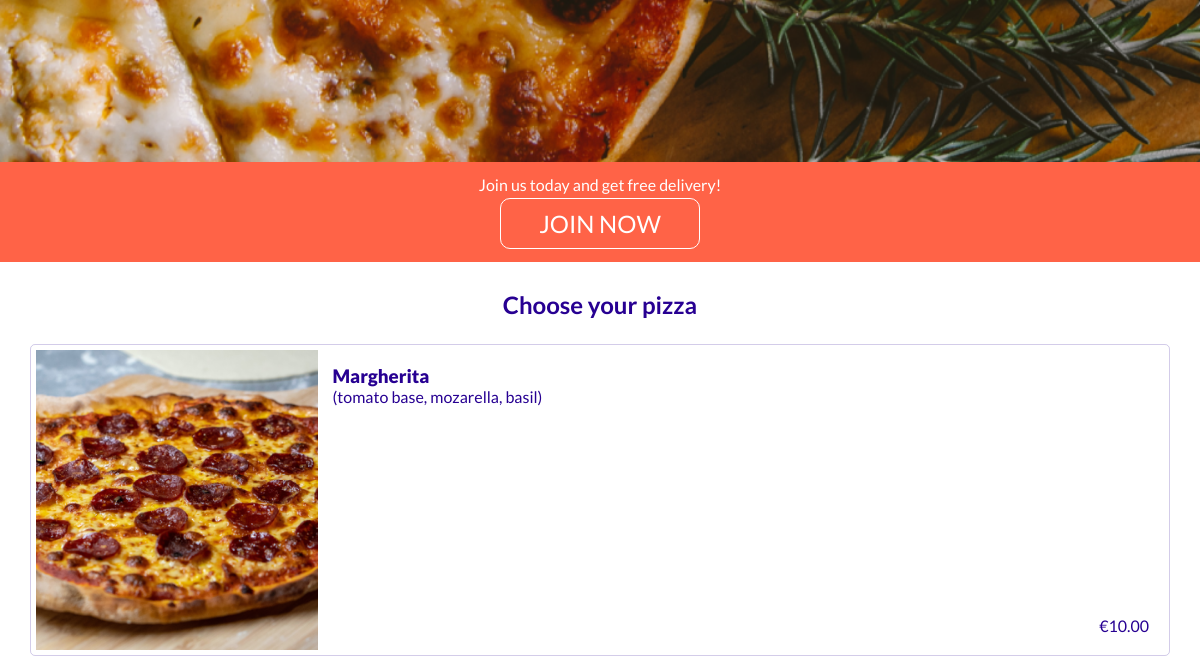
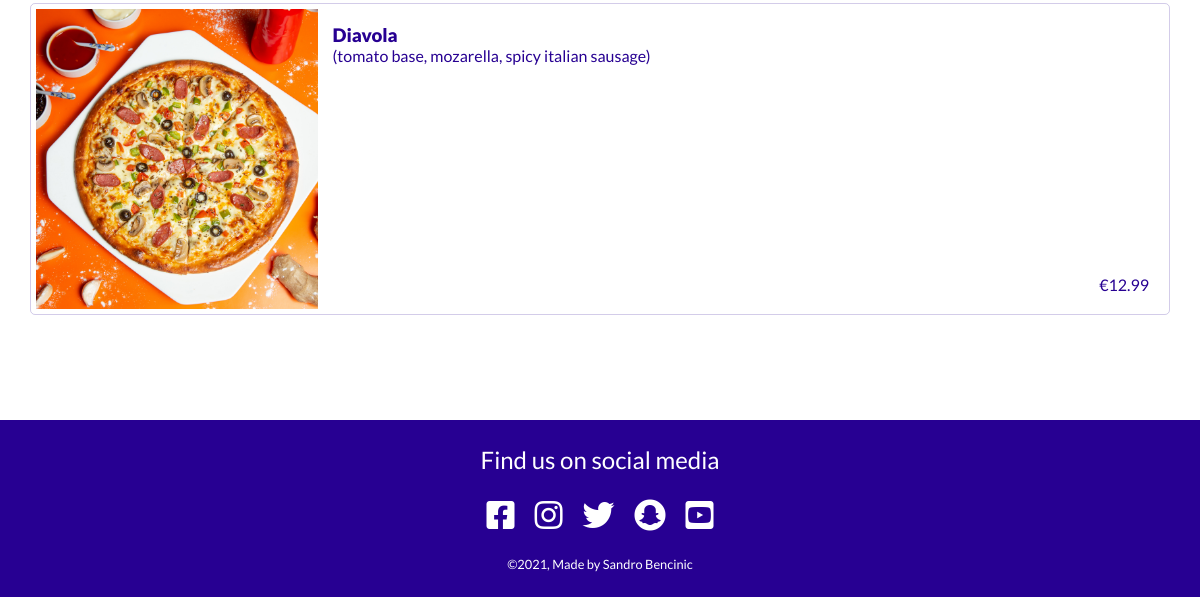
Page /product/menu/ (lower part) on the earlier database version (2 pictures, top to bottom).
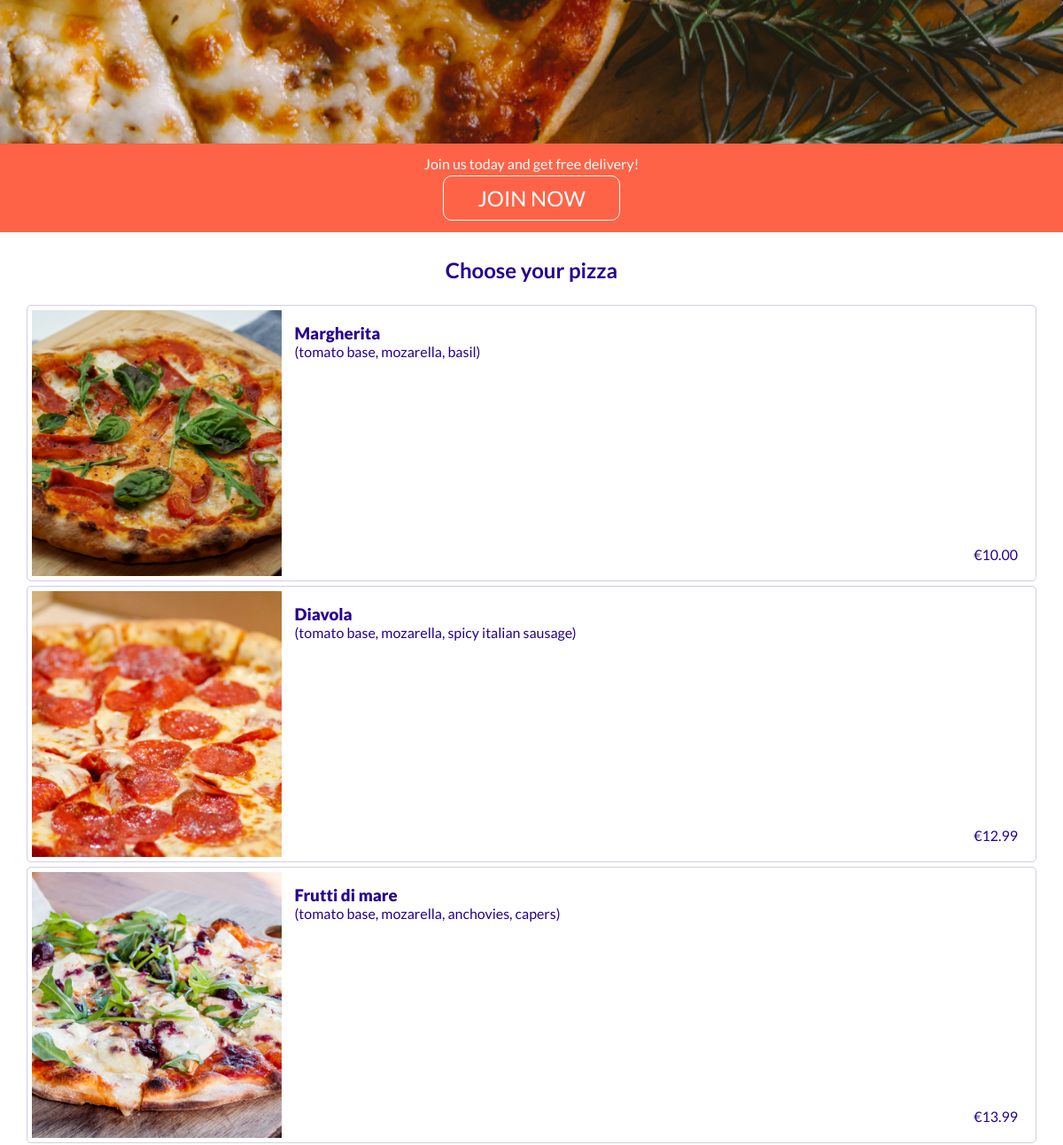
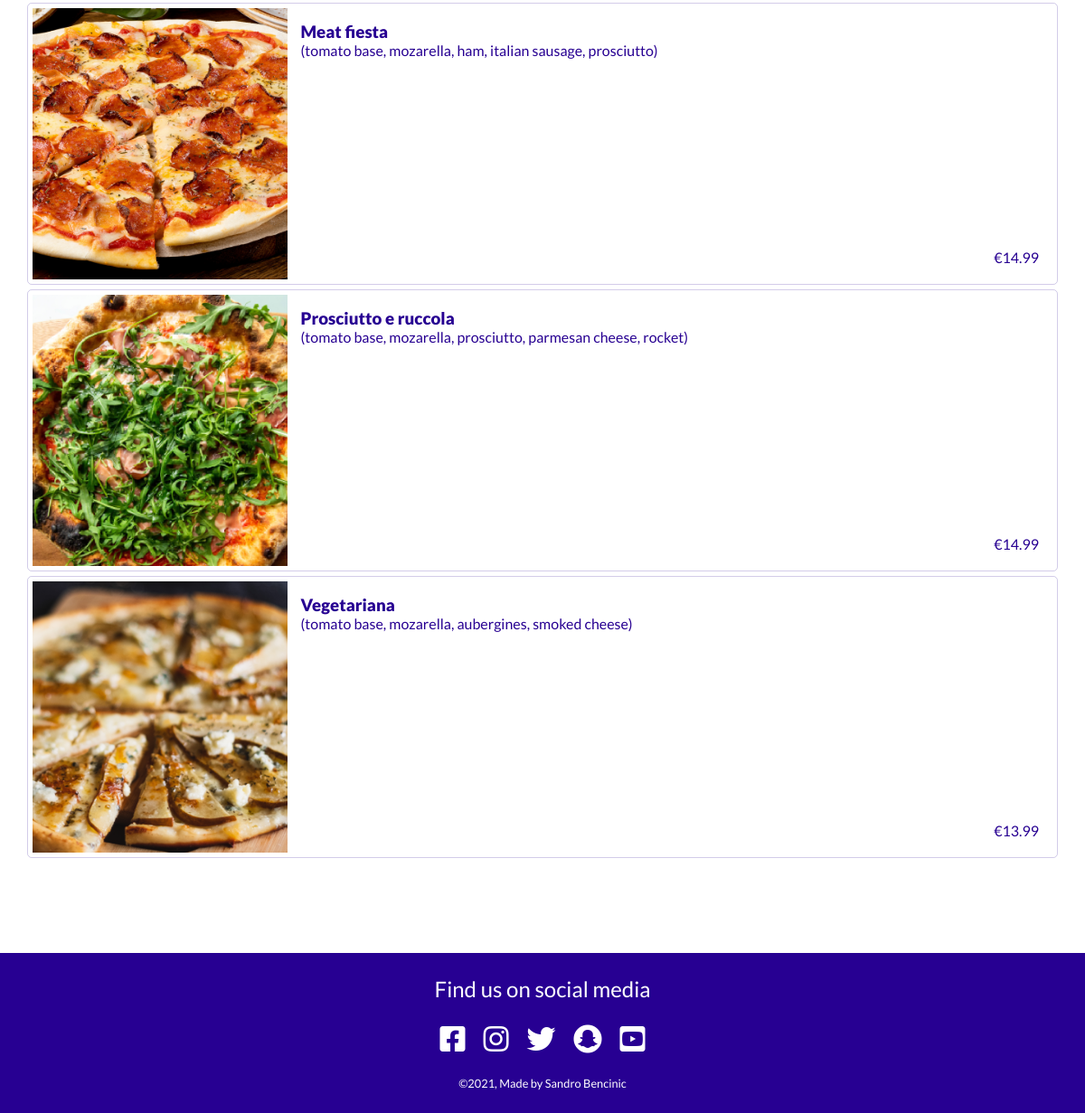
Same page on the later database version (2 pictures, top to bottom).
### product/models.py (models this page shows, shortened)
class Item(models.Model):
    name = models.CharField(max_length=50)
    ingredients = models.CharField(max_length=100)
    price = models.DecimalField(max_digits=10, decimal_places=2)
    image = models.ImageField(null=True, blank=True)

### product/views.py (the view, shortened to what this page needs)
# urls.py: path('menu/', menu, name='menu'),
def menu(request):
    items = Item.objects.all()
    query = None
    context = {
        'items': items,
        'show_bag': True
    }
    return render(request, 'product/menu.html', context)

### order/contexts.py (called while the page is built, shortened)
def contexts(request):
    bag_items = []
    grand_total = 0
    if request.user.is_authenticated:
        delivery_fee = 0
    else:
        delivery_fee = 2
    grand_total += delivery_fee
    order_time = None
    bag = request.session.get('bag', {})
    context = {
        'bag_items': bag_items,
        'grand_total': grand_total,
        'order_time': order_time,
        'delivery_fee': delivery_fee,
    }
    return context

### product/templates/product/menu.html (shortened to what this page needs)
{% extends 'base.html' %}
{% load static %}
{% block content %}
    <img class="bg-main" src="{% static 'images/bg-main-mobile.webp' %}" alt="pizza on wooden table - top perspective">
    {% if user.is_anonymous %}
        <div class="subscribe">
            <p class="subscribe__text">Join us today and get free delivery!</p>
            <a href="{% url 'account_signup' %}" class="subscribe__btn btn">JOIN NOW</a>
        </div>
    {% endif %}
    <div class="menu">
        <h2 class="menu__title">Choose your pizza</h2>
        {% for item in items %}
        <div>
            <a href="{% url 'item' item.id %}" class="product">
                <div class="product__img" style="background-image: url({{item.image.url}});"></div>
                <div class="product__info">
                    <h3 class="product__name">{{ item.name }}</h3>
                    <p class="product__description">{{ item.ingredients }}</p>
                    <p class="product__price">
                        €<span>{{ item.price }}</span>
                    </p>
                </div>
            </a>
        </div>
        {% endfor %}
    </div>
{% endblock content %}

### templates/base.html (shortened to what this page needs)
{% load static %}
<!DOCTYPE html>
<html lang="en">
<head>
    <link rel="stylesheet" href="https://use.fontawesome.com/releases/v5.15.4/css/all.css">
    <link rel="stylesheet" href="https://cdnjs.cloudflare.com/ajax/libs/animate.css/4.1.1/animate.min.css">
    <link rel="stylesheet" href="{% static 'css/style.css' %}">
</head>
<body>
    <div class="main-container">
        {% block content %}
        {% endblock content %}
    </div>
    <footer class="footer">
        <p class="footer__title">Find us on social media</p>
        <ul class="footer__links">
        <li>
            <a href="https://www.facebook.com/" target="_blank"
            aria-label="link to facebook (opens in new tab)" rel="noopener">
            <i class="fab fa-facebook-square"></i>
            </a>
        </li>
        <li>
            <a href="https://www.instagram.com/" target="_blank"
            aria-label="link to instagram (opens in new tab)" rel="noopener">
            <i class="fab fa-instagram"></i>
            </a>
        </li>
        <li>
            <a href="https://twitter.com/" target="_blank"
            aria-label="link to twitter (opens in new tab)" rel="noopener">
            <i class="fab fa-twitter"></i>
            </a>
        </li>
        <li>
            <a href="https://www.snapchat.com/" target="_blank"
            aria-label="link to snapchat (opens in new tab)" rel="noopener">
            <i class="fab fa-snapchat"></i>
            </a>
        </li>
        <li>
            <a href="https://www.youtube.com/" target="_blank"
            aria-label="link to youtube (opens in new tab)" rel="noopener">
            <i class="fab fa-youtube-square"></i>
            </a>
        </li>
        </ul>
        <p class="footer__copyright">©2021, Made by Sandro Bencinic</p>
    </footer>
</body>
</html>

### static/css/style.css (style rules this page uses)
* { position: relative; box-sizing: border-box; margin: 0; padding: 0; }
*, a { font-family: 'Lato', sans-serif; color: black; }
body { min-height: 100vh; display: flex; flex-direction: column; justify-content: space-between; }
a { text-decoration: none; }
li { list-style-type: none; }
.main-container { width: 100%; min-height: calc(100vh - 177px - 80px); top: 80px; margin-bottom: 80px; }
.btn { display: block; color: white !important; border: 1px solid rgb(39, 0, 146); border-radius: 10px; background-color: rgb(39, 0, 146); padding: 10px; width: 200px; font-size: 1.5rem; text-align: center; }
.footer { text-align: center; background-color: rgb(39, 0, 146); padding: 25px 0; }
.footer__title { color: white; font-size: 1.5rem; }
.footer__links { display: flex; justify-content: center; }
.footer i { color: white; font-size: 2rem; margin: 25px 10px; }
.footer__copyright { color: white; font-size: 0.8rem; }
.bg-main { width: 100%; }
.subscribe { display: flex; flex-direction: column; align-items: center; justify-content: space-evenly; background-color: tomato; height: 100px; padding: 10px; top: -3px; text-align: center; }
.subscribe__text, .subscribe__btn { color: white; }
.subscribe__btn { background-color: tomato; border-color: white; }
.menu { padding: 25px 0 100px 0; }
.menu__title { text-align: center; color: rgb(39, 0, 146); margin-bottom: 25px; }
.product { display: flex; padding: 5px; border: 1px solid rgb(39, 0, 146, 0.2); border-radius: 5px; width: 95vw; margin: 5px auto; }
.product * { color: rgb(39, 0, 146); }
.product__img { height: 25vw; width: 25vw; background-size: cover; background-position: center; }
.product__info { width: 75vw; padding: 15px; padding-left: 15px; }
.product__name { font-weight: 900; }
.product__price { position: absolute; bottom: 15px; right: 15px; }

Differences in the rows shown:
changed Item "Margherita": image: a different picture
changed Item "Diavola": image: a different picture
added Item: image (picture), name "Frutti di mare", ingredients "(tomato base, mozarella, anchovies, capers)", price "13.99"
added Item: image (picture), name "Meat fiesta", ingredients "(tomato base, mozarella, ham, italian sausage, prosciutto)", price "14.99"
added Item: image (picture), name "Prosciutto e ruccola", ingredients "(tomato base, mozarella, prosciutto, parmesan cheese, rocket)", price "14.99"
added Item: image (picture), name "Vegetariana", ingredients "(tomato base, mozarella, aubergines, smoked cheese)", price "13.99"
